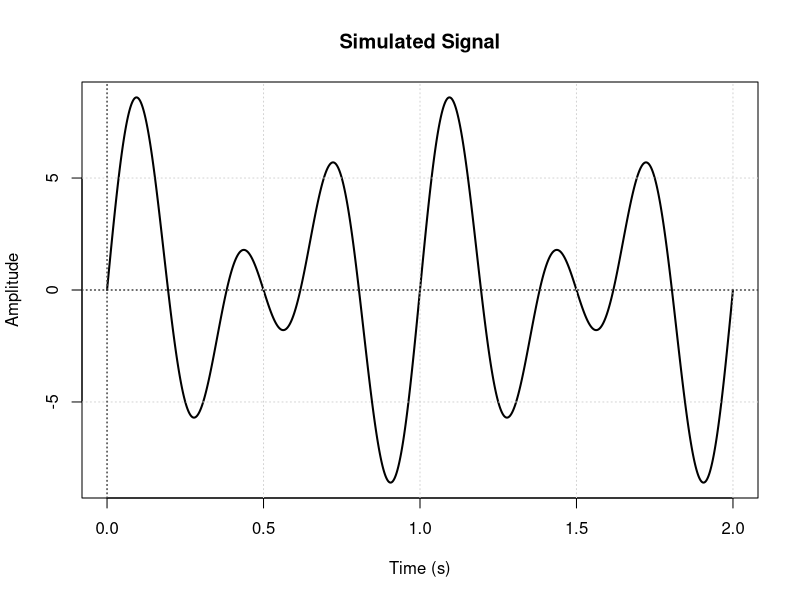

Source code (R): (Note: a time limit stopped this script after it produced the figure.)
## ---- chunk 1
knitr::opts_chunk$set(echo = TRUE, warning = F, message = F)
## ---- chunk 2
f1 <- 2
f2 <- 3
a1 <- 4
a2 <- 5
## ---- chunk 3
srate <- 1e6 # sampling rate
# Matlab -> time = 0:1/srate:2-1/srate;
time <- seq(0, 2, 1/srate)
n <- length(time)

## generate a signal
signal <- a1 * sin(2 * pi * f1 * time) + a2 * sin(2 * pi * f2 * time)

### Here's the plot of our signal
plot(time, signal, type = "l", ylab = "Amplitude", lwd = 2, 
     main = "Simulated Signal", xlab = "Time (s)")
grid()
abline(h = 0, lty =3); abline(v = 0, lty = 3)
## ---- chunk 4
i <- 0+1i # define i, imaginary number

# initialize two vectors to use in loop
ftime <- seq(0, (n-1)/n, length.out = n)
fcoef <- rep(0, length(signal))

### start loop
for (fi in 1:n) {
  ## complex sine wave
  csw <- exp(-i * 2 * pi * (fi - 1) * ftime)
  # dot product between sine wave and signal
  fcoef[fi] <- sum(signal * csw) / n
} ## end fourier for loop

# compute amplitudes
ampl <- 2 * abs(fcoef)

# compute frequencies
hz <- seq(0, srate/2, length.out = n/2)
## ---- chunk 5
# get data ready frist
df <- data.frame(amplitude = ampl[1:length(hz)], hertz = hz)

## R FFT function for comparison
Rfft <- data.frame(FFT = 2 * abs(fft(signal) / n)[1:length(hz)])

# now use ggplot
library(ggplot2)
library(scales)
gg <- ggplot(data = df, aes(x = hertz, y = amplitude))
gg <- gg + geom_segment(aes(xend = hertz, yend = amplitude - amplitude),
                  color = "dodgerblue") + 
  geom_point(size = 2, color = "dodgerblue") + 
  xlim(0, 10) + ylab("amplitude") + theme_bw() + 
  ggtitle("Discrete Fourier Transform of Signal")
print(gg + geom_point(data = Rfft, 
                mapping = aes(x = df$hertz, y = FFT), 
                color = "red") + 
        scale_x_continuous(limits = c(1, 10) , breaks = pretty_breaks()))
## ---- chunk 6
